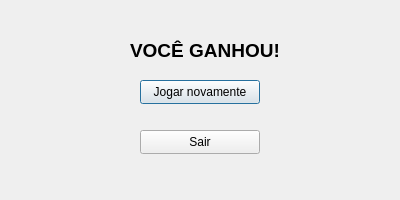
<?xml version="1.0" encoding="UTF-8"?>
<ui version="4.0">
 <class>resetGame</class>
 <widget class="QDialog" name="resetGame">
  <property name="geometry">
   <rect>
    <x>0</x>
    <y>0</y>
    <width>400</width>
    <height>200</height>
   </rect>
  </property>
  <property name="palette">
   <palette>
    <active/>
    <inactive/>
    <disabled/>
   </palette>
  </property>
  <property name="windowTitle">
   <string>Dialog</string>
  </property>
  <widget class="QPushButton" name="playAgain">
   <property name="geometry">
    <rect>
     <x>140</x>
     <y>80</y>
     <width>120</width>
     <height>24</height>
    </rect>
   </property>
   <property name="text">
    <string>Jogar novamente</string>
   </property>
  </widget>
  <widget class="QPushButton" name="exit">
   <property name="geometry">
    <rect>
     <x>140</x>
     <y>130</y>
     <width>120</width>
     <height>24</height>
    </rect>
   </property>
   <property name="text">
    <string>Sair</string>
   </property>
  </widget>
  <widget class="QLabel" name="message">
   <property name="geometry">
    <rect>
     <x>130</x>
     <y>30</y>
     <width>211</width>
     <height>41</height>
    </rect>
   </property>
   <property name="font">
    <font>
     <pointsize>14</pointsize>
     <bold>true</bold>
    </font>
   </property>
   <property name="text">
    <string>VOCÊ GANHOU!</string>
   </property>
  </widget>
 </widget>
 <resources/>
 <connections/>
</ui>
